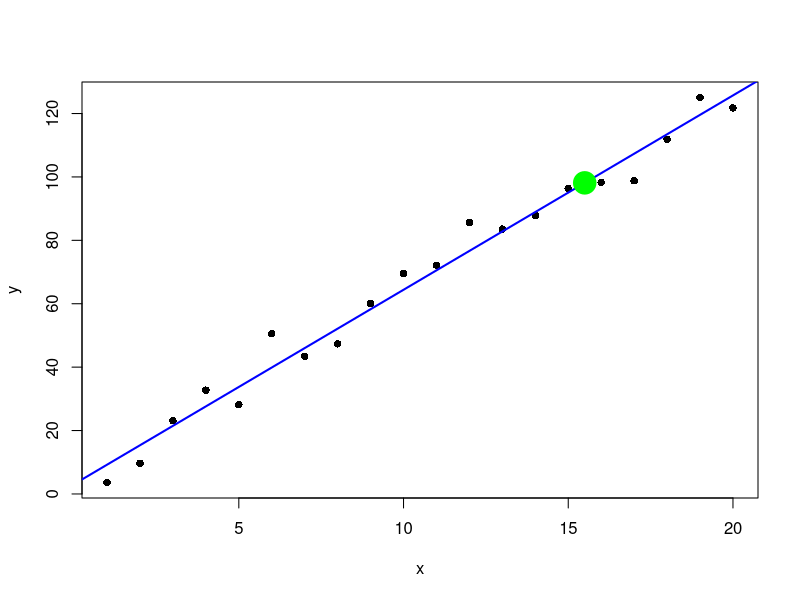
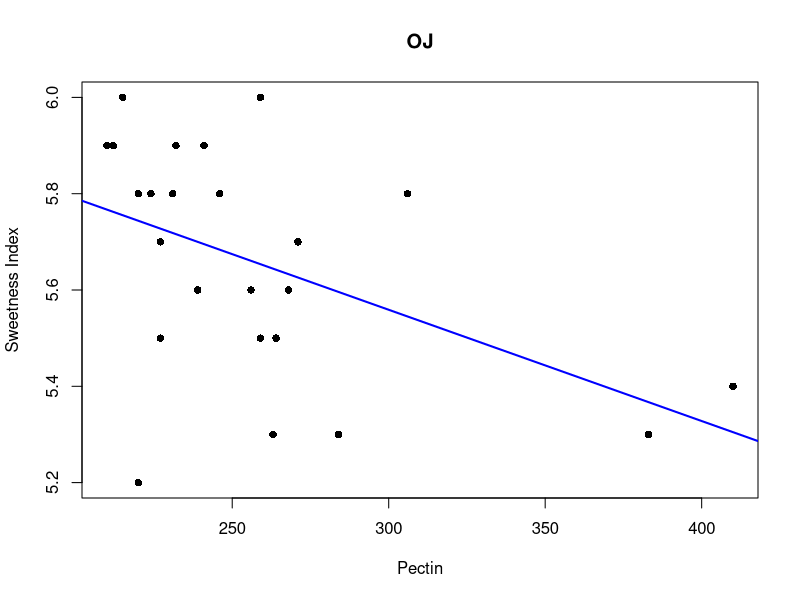
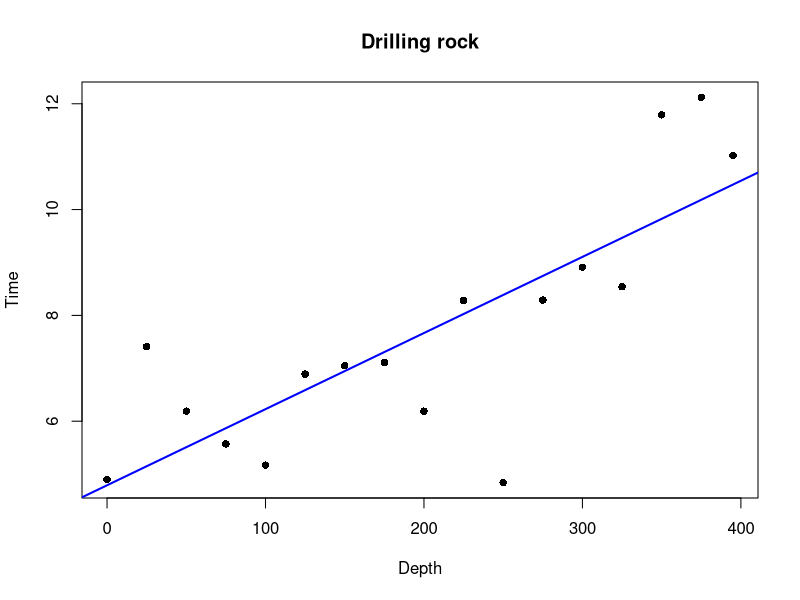
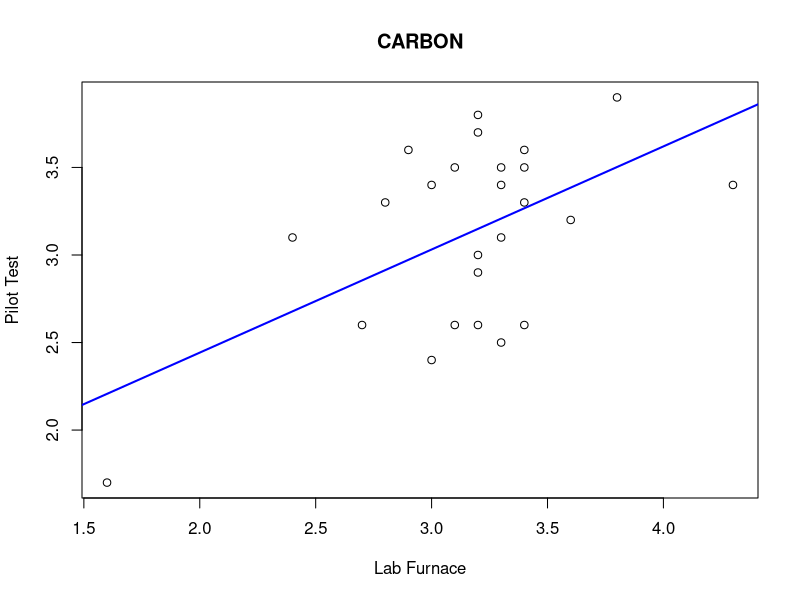

Source code (R) for these figures, in order:
#Task1
getwd()

#Task2
mylsq=function(x,y){
  ssxx=sum((x-mean(x))^2 )
  ssxy=sum((x-mean(x))*(y-mean(y)))
  b1hat=ssxy/ssxx
  b0hat=mean(y)-b1hat*mean(x)
    return(list(b0hat=b0hat,b1hat=b1hat))
}

x=1:20
set.seed(29);y=4+6*x + rnorm(20,0,5)
line = mylsq(x=x,y=y)

plot(y~x, pch = 16)
abline(line$b0hat, line$b1hat, lwd = 2, col = "Blue")

line$b0hat
line$b1hat
slr=lm(y~x); summary(slr)

#Task3
mypred = function(x, b0hat, b1hat){
  y=b0hat+b1hat*x
  y
}
mypred(15.5, line$b0hat, line$b1hat)
points(x=15.5,y=mypred(15.5, line$b0hat, line$b1hat), cex=3 ,col="Green",pch=19)


oj = read.csv("OJUICE.csv")
line = mylsq(x = oj$Pectin, y = oj$SweetIndex)
plot(oj$SweetIndex~oj$Pectin, pch = 16, ylab = "Sweetness Index", xlab = "Pectin", main = "OJ")
abline(line$b0hat, line$b1hat, lwd = 2, col = "Blue")
line$b0hat
line$b1hat
mypred(300, line$b0hat, line$b1hat)


rock = read.csv("DRILLROCK.csv")
line = mylsq(x = rock$DEPTH, y = rock$TIME)
plot(rock$TIME~rock$DEPTH, pch = 16, ylab = "Time", xlab = "Depth", main = "Drilling rock")
abline(line$b0hat, line$b1hat, lwd = 2, col = "Blue")
line$b0hat
line$b1hat


#Task4
mysq=function(x,y){
  n=length(x)
  ssxx=sum((x-mean(x))^2 )
  ssxy=sum((x-mean(x))*(y-mean(y)))
  b1hat=ssxy/ssxx
  b0hat=mean(y)-b1hat*mean(x)
  yhat=b0hat+b1hat*x
  ssr=sum((y-yhat)^2)
  sq= ssr/(n-2)
  return(list(b1hat = b1hat, b0hat = b0hat, ssr=ssr,sq=sq, yhat=yhat))
}
x=1:20
set.seed(29);y=4+6*x + rnorm(20,0,5)
mysq(x=x,y=y)
var(slr$residuals)

carb = read.csv("CARBON.csv")
line = mysq(carb$LabFurnace, carb$PilotPlant)

plot(carb$PilotPlant~carb$LabFurnace, ylab = "Pilot Test", xlab = "Lab Furnace", main = "CARBON")
abline(line$b0hat, line$b1hat, lwd = 2, col = "Blue")
line$ssr
line$sq
sqrt(line$sq)
